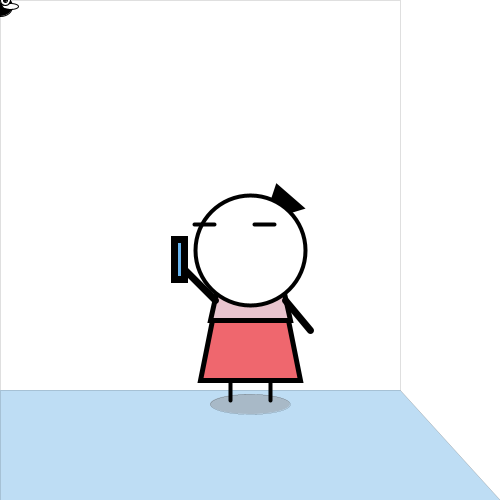
Frame 1 (no input)
Frame 60 (the mouse pressed at the canvas centre just before this capture): identical to frame 1, image omitted
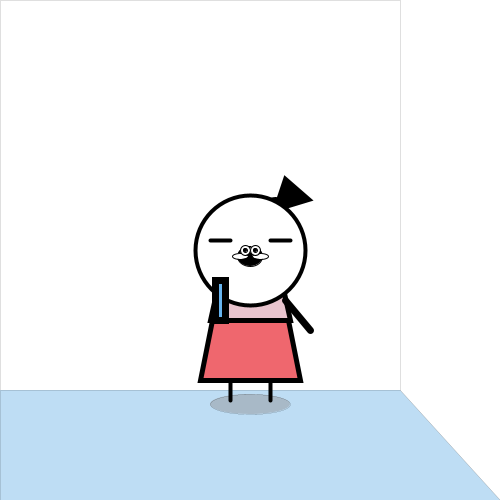
Frame 120 (the mouse held since frame 60 and released just before this capture)

The Processing sketch that drew these frames (run headless with seeded random() and noise(); from frame 60 on, the mouse is pressed at the canvas centre):

// Processing sketch: processing_92748
// ── processing_92748.pde

void setup(){

  size(500,500);
  smooth();

 

}



void draw(){
  
 background(255);
 
 //space
 fill(255,255,255);
 strokeWeight(0);
 quad(0,0,400,0,400,390,0,390);
 fill(190,221,244);
 quad(0,390,400,390,500,500,0,500);
  
  //shade
  fill(168,185,199);
  ellipse(250,404,80,20);

 //body
 strokeWeight(5);
 fill(239,103,110);
 quad(230,230,270,230,300,380,200,380);
  
 fill(232,196,206);
 quad(210,320,290,320,270,230,230,230);
  
 fill(10,230,230);
 stroke(0);
  
 //Hair
 fill(0,0,0);
 triangle(275+(mouseX-250)/30,225-(mouseY+250)/30,308+(mouseX-250)/30,215-(mouseY+250)/30,285+(mouseX-250)/30,195-(mouseY+250)/30);
 fill(193,27,27);
 ellipse(275+(mouseX-250)/30,225-(mouseY+250)/30,20,20);
  
  
  //face
  fill(255,255,255);
  strokeWeight(4);
  ellipse(width/2,height/2,110,110);
  
  
  
 //eye
 strokeWeight(4);
 line(210+(mouseX-250)/15,240+(mouseY-250)/15,230+(mouseX-250)/15,240+(mouseY-250)/15);
 line(270+(mouseX-250)/15,240+(mouseY-250)/15,290+(mouseX-250)/15,240+(mouseY-250)/15);
 
 
 //arm
 strokeWeight(7);
 line(215,300,215+(mouseX-250)/6,300+(mouseY-250)/6);
 line(285,300,310,330);
  
  
  //spray
  fill(103,180,239);
  rect(215+(mouseX-250)/6,280+(mouseY-250)/6,10,40);
  
  
  //leg
  strokeWeight(4);
  line(230,380,230,400);
  line(270,380,270,400);
  
  
  //Fly
  strokeWeight(1);
  
  //Fly Body
  fill(0,0,0);
  ellipse(mouseX,mouseY+6,25,20);
  
  
  //Fly wing
  fill(255,255,255);
  ellipse(mouseX-10,mouseY+6,16,6);
  ellipse(mouseX+10,mouseY+6,16,6);
    
   //fly eye
  fill(255,255,255);
  ellipse(mouseX-5,mouseY,10,10);
  ellipse(mouseX+5,mouseY,10,10);
  fill(0,0,0);
  ellipse(mouseX-5,mouseY,4,4);
  ellipse(mouseX+5,mouseY,4,4);
  
  
  
  
  
   
 
}
